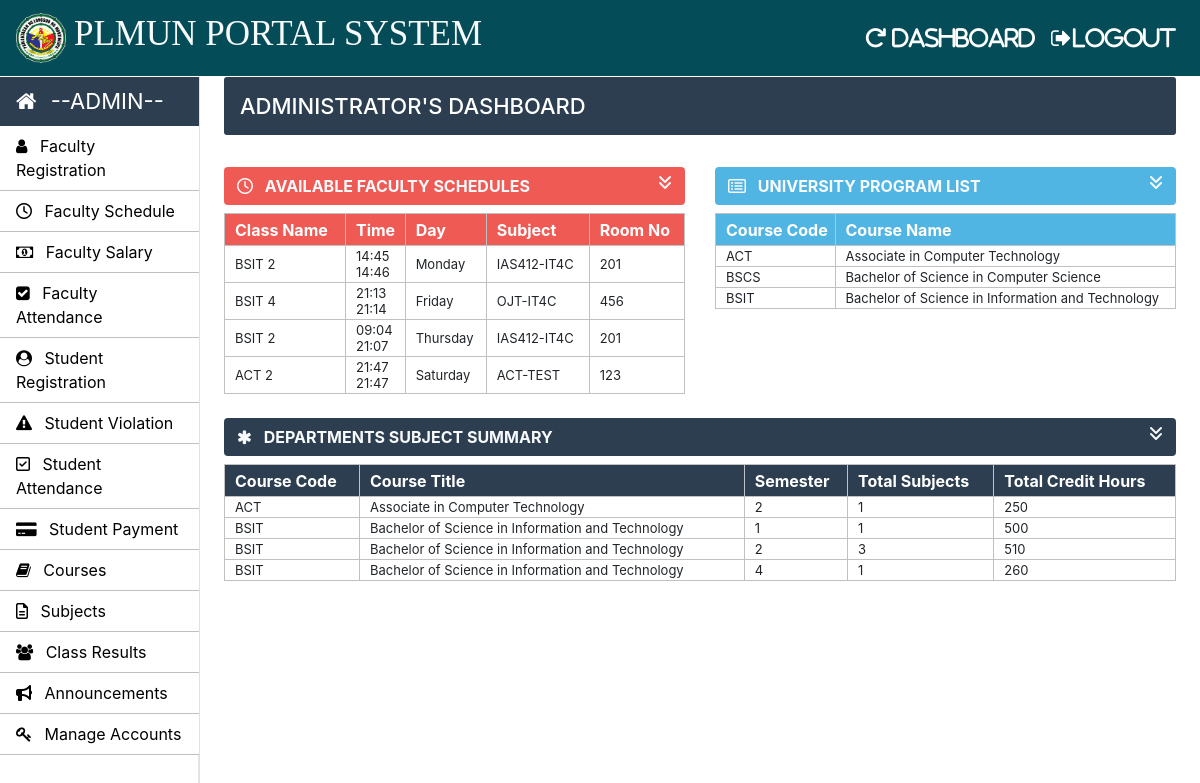
The page /admin/admin-index.php (signed in) on the database its author committed.
### tables this page shows
CREATE TABLE `time_table` (
  `id` int(11) NOT NULL,
  `course_code` varchar(10) NOT NULL,
  `semester` int(11) NOT NULL,
  `timing_from` varchar(10) NOT NULL,
  `timing_to` varchar(10) NOT NULL,
  `day` varchar(20) NOT NULL,
  `subject_code` varchar(20) NOT NULL,
  `room_no` int(11) NOT NULL
);

CREATE TABLE `weekdays` (
  `day_id` int(11) NOT NULL,
  `day_name` varchar(15) NOT NULL
);

CREATE TABLE `courses` (
  `course_code` varchar(10) NOT NULL,
  `course_name` varchar(50) NOT NULL,
  `semester_or_year` varchar(10) NOT NULL,
  `no_of_year` int(10) NOT NULL
);

### Admin/admin-index.php (the view, shortened to what this page needs)
	<?php
		require_once "../connection/connection.php";
	?>
	<?php include('../common/admin-header.php') ?>
	<?php include('../common/admin-sidebar.php') ?>
		<main role="main" class="col-xl-10 col-lg-9 col-md-8 ml-sm-auto px-md-4 mb-2 w-100 page-content-index">
			<div class="flex-wrap flex-md-no-wrap pt-3 pb-2 mb-3 text-white admin-dashboard pl-3">
				<h4>ADMINISTRATOR'S DASHBOARD </h4>
			</div>
			<div class="row">
				<div class=" col-lg-6 col-md-12 col-sm-12 ">
					<div>
						<section class="mt-3">
							<div class="btn btn-block table-one text-light d-flex">
								<span class="font-weight-bold"><i class="fa fa-clock-o mr-2" aria-hidden="true"></i> AVAILABLE FACULTY SCHEDULES</span>
								<a href="" class="ml-auto" data-toggle="collapse" data-target="#collapseOne"><i class="fas fa-angle-double-down text-light" aria-hidden="true"></i></a>
							</div>
							<div class="collapse show mt-2" id="collapseOne">
								<table class="w-100 table-elements table-one-tr"cellpadding="2">
									<tr class="pt-5 table-one text-white" style="height: 32px;">
										<th>Class Name</th>
										<th>Time</th>
										<th>Day</th>
										<th>Subject</th>
										<th>Room No</th>
									</tr>
									<?php
										$query="select * from time_table tt inner join weekdays wd on tt.day=wd.day_id";
										$run=mysqli_query($con,$query);
										while($row=mysqli_fetch_array($run)) {
											echo "<tr>";
											echo "<td>".$row["course_code"]." ".$row["semester"]."</td>";
											echo "<td>".$row["timing_from"]."<br>".$row["timing_to"]."</td>";
											echo "<td>".$row["day_name"]."</td>";
											echo "<td>".$row["subject_code"]."</td>";
											echo "<td>".$row["room_no"]."</td>";
											echo "</tr>";
										}
									?>
								</table>
							</div>
						</section>
					</div>
				</div>
				<div class=" col-lg-6 col-md-12 col-sm-12">
					<div>
						<section class="mt-3">
							<div class="btn btn-block table-two text-light d-flex">
								<span class="font-weight-bold"><i class="fa fa-list-alt mr-2" aria-hidden="true"></i> UNIVERSITY PROGRAM LIST</span>
								<a href="" class="ml-auto" data-toggle="collapse" data-target="#collapsetwo"><i class="fas fa-angle-double-down text-light" aria-hidden="true"></i></a>
							</div>
							<div class="collapse show mt-2" id="collapsetwo">
								<table class="w-100 table-elements table-two-tr"cellpadding="2">
									<tr class="pt-5 table-two text-white" style="height: 32px;">
										<th>Course Code</th>
										<th>Course Name</th>
									</tr>
									<?php
										$query="select course_name,course_code from courses";
										$run=mysqli_query($con,$query);
										while($row=mysqli_fetch_array($run)) { ?>
											<tr>
												<td><?php echo $row['course_code'] ?></td>
												<td><?php echo $row['course_name'] ?></td>
											</tr>
										<?php }
									?>
								</table>
							</div>
						</section>
					</div>
				</div>
				<div class="col-md-12">
					<div>
						<section class="mt-4">
							<div class="btn btn-block table-three text-light d-flex">
								<span class="font-weight-bold"><i class="fa fa-asterisk mr-2" aria-hidden="true"></i> DEPARTMENTS SUBJECT SUMMARY</span>
								<a href="" class="ml-auto" data-toggle="collapse" data-target="#collapsethree"><i class="fas fa-angle-double-down text-light" aria-hidden="true"></i></a>
							</div>
							<div class="collapse show mt-2" id="collapsethree">
								<table class="w-100 table-elements table-three-tr"cellpadding="2">
									<tr class="pt-5 table-three text-white" style="height: 32px;">
										<th>Course Code</th>
										<th>Course Title</th>
										<th>Semester</th>
										<th>Total Subjects</th>
										<th>Total Credit Hours</th>
									</tr>
									<?php
										$query="select course_code,course_name,semester,count(subject_code) as subject_code,sum(credit_hours) as credit_hours from course_subjects join courses using(course_code) group by course_code, semester";
										$run=mysqli_query($con,$query);
										while($row=mysqli_fetch_array($run)) {
											echo "<tr>";
											echo "<td>".$row["course_code"]."</td>";
											echo "<td>".$row["course_name"]."</td>";
											echo "<td>".$row["semester"]."</td>";
											echo "<td>".$row["subject_code"]."</td>";
											echo "<td>".$row["credit_hours"]."</td>";
											echo "</tr>";
										}
									?>
								</table>
							</div>
						</section>
					</div>
				</div>
			</div>
		</main>
	</body>
</html>

### Css/style.css (style rules this page uses)
h4 { font-size: 22px; }
.admin-dashboard { margin-top: 1px !important; background: #2c3e50 !important; border-radius: 3px; }
.table-elements tr, td, th { font-size: 13px; border: 1px solid rgb(194, 193, 193); padding-left: 10px !important; }
.table-one { background: #eb1811b6; }
.table-two { background: #51b5e4; }
.table-three { background: #2c3e50 !important; }
.table-font-for-transcript td, th { font-size: 16px !important; }

### rows shown on the page
time_table: course_code "BSIT", semester "2", timing_from "14:45", timing_to "14:46", weekdays.day_name "Monday", subject_code "IAS412-IT4C", room_no "201"
time_table: course_code "BSIT", semester "4", timing_from "21:13", timing_to "21:14", weekdays.day_name "Friday", subject_code "OJT-IT4C", room_no "456"
time_table: course_code "BSIT", semester "2", timing_from "09:04", timing_to "21:07", weekdays.day_name "Thursday", subject_code "IAS412-IT4C", room_no "201"
time_table: course_code "ACT", semester "2", timing_from "21:47", timing_to "21:47", weekdays.day_name "Saturday", subject_code "ACT-TEST", room_no "123"
courses: course_code "ACT", course_name "Associate in Computer Technology"
courses: course_code "BSCS", course_name "Bachelor of Science in Computer Science"
courses: course_code "BSIT", course_name "Bachelor of Science in Information and Technology"

### other values the page prints
$row["course_code"] "ACT"
$row["course_name"] "Associate in Computer Technology"
$row["semester"] "2"
$row["subject_code"] "1"
$row["credit_hours"] "250"
$row["course_code"] "BSIT"
$row["course_name"] "Bachelor of Science in Information and Technology"
$row["semester"] "1"
$row["credit_hours"] "500"
$row["subject_code"] "3"
$row["credit_hours"] "510"
$row["semester"] "4"
$row["credit_hours"] "260"
